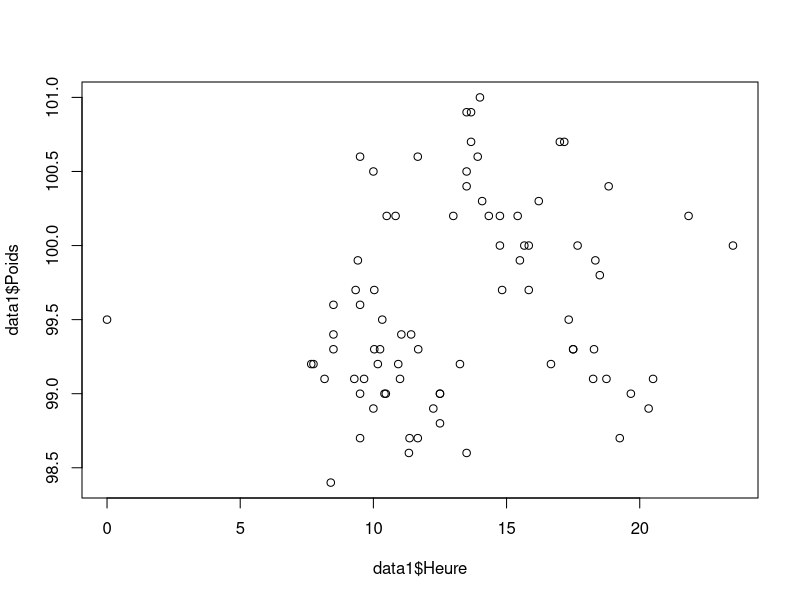
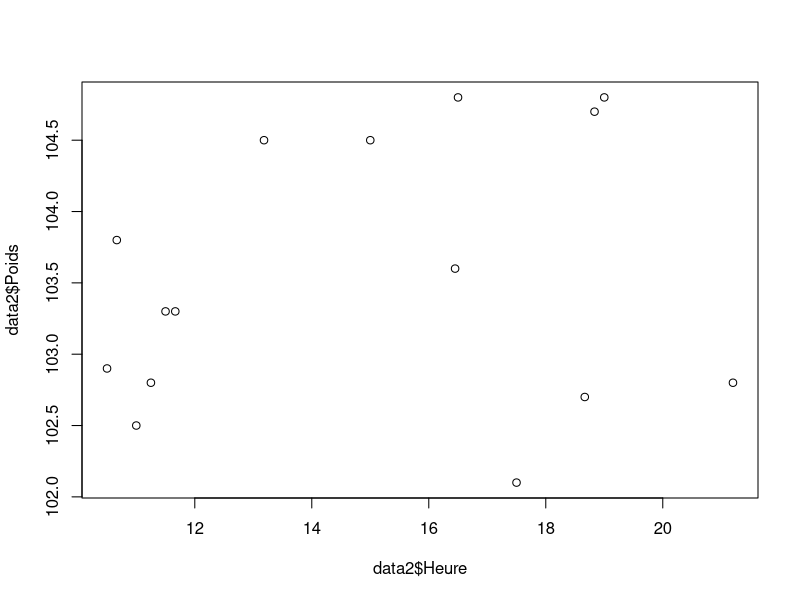
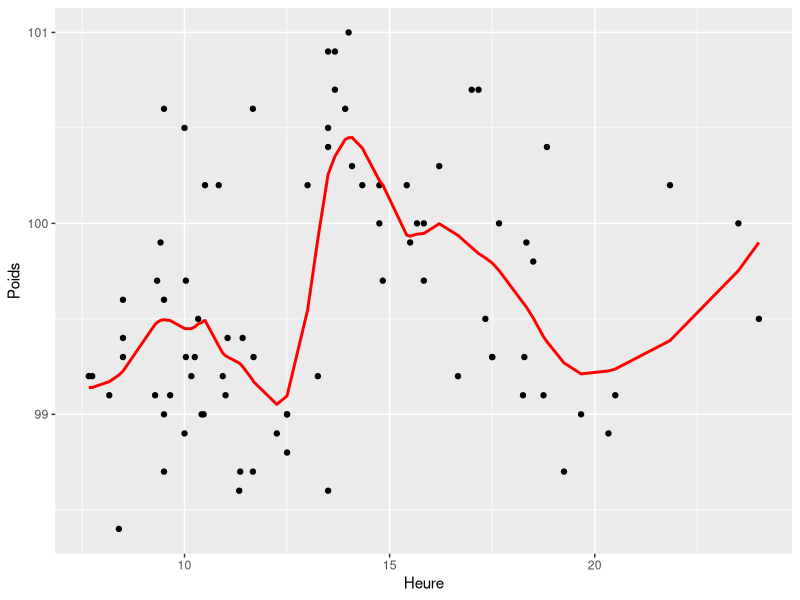
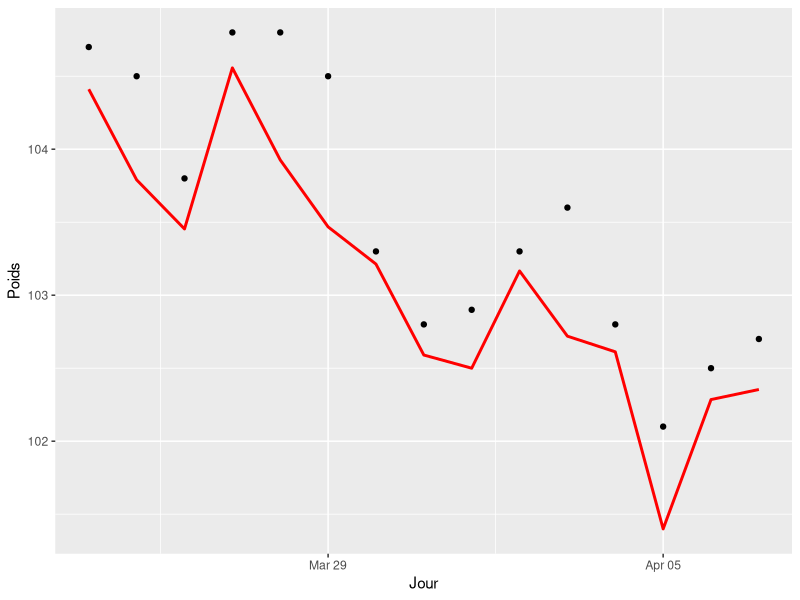
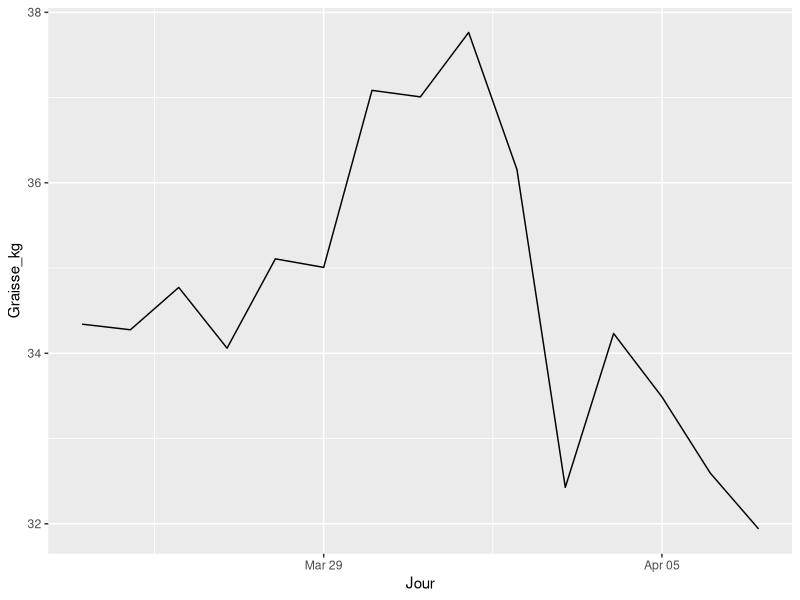

The R source for these figures, in order:
## ---- chunk 1
library(readxl)
data1 <- read_excel("poids.xlsx", sheet = "Poids_phase_1")
## ---- chunk 2
library(readxl)
data2 <- read_excel("poids.xlsx", sheet = "Poids_phase_2")
## ---- chunk 3
# un head pour voir les 6 premières valeurs
head(data1)
## ---- chunk 4
# un head pour voir les 6 premières valeurs
head(data2)
## ---- chunk 5
# on le met en dataframe
data1 <- as.data.frame(data1)
## ---- chunk 6
# on le met en dataframe
data2 <- as.data.frame(data2)
## ---- chunk 7
data1$Jour <- as.Date(data1$Jour, format = "%d/%m/%y")
## ---- chunk 8
head(data1)
## ---- chunk 9
data2$Jour <- as.Date(data2$Jour)
## ---- chunk 10
head(data2)
## ---- chunk 11
## view des deux datasets
View(data1)
View(data2)
## ---- chunk 12
any(is.na(data1$Poids))
## ---- chunk 13
length(which(is.na(data1$Poids)== TRUE))
## ---- chunk 14
data1 <- data1[-which(is.na(data1$Poids)== TRUE),]
## ---- chunk 15
any(is.na(data1$Poids)) # Vérifie si des valeurs manquantes existent dans Poids
## ---- chunk 16
is.numeric(data1$Poids)
## ---- chunk 17
any(is.na(data2$Poids))
## ---- chunk 18
is.numeric(data1$Heure) # ce ne sont pas des données numériques
any(is.na(data1$Heure)) # il y a des na
## ---- chunk 19
library(hms)
data1$Heure <- as_hms(strptime(gsub("h", ":", data1$Heure), format = "%H:%M"))

## ---- chunk 20
# convertissons les heures en format décimal
data1$Heure <- ifelse(is.na(data1$Heure), NA, as.numeric(format(strptime(data1$Heure, "%H:%M"), "%H")) +
                           as.numeric(format(strptime(data1$Heure, "%H:%M"), "%M")) / 60)

## ---- chunk 21
# imputons les heures manquantes
# l'idée ici est de trouver le mean des heures les plus proches : c'est la métode d'interpolation
# Installer le package "zoo" si nécessaire
library(zoo)

# Fonction pour interpoler les NA par la moyenne des voisins
data1$Heure <- zoo::na.approx(data1$Heure, na.rm = FALSE)

## ---- chunk 22
is.numeric(data2$Heure) # ce ne sont pas des données numériques
any(is.na(data2$Heure)) # il n'y a pas des na
## ---- chunk 23
library(hms)
data2$Heure <- as_hms(strptime(gsub("h", ":", data2$Heure), format = "%H:%M"))

## ---- chunk 24
# convertissons les heures en format décimal
data2$Heure <- ifelse(is.na(data2$Heure), NA, as.numeric(format(strptime(data2$Heure, "%H:%M"), "%H")) +
                           as.numeric(format(strptime(data2$Heure, "%H:%M"), "%M")) / 60)

## ---- chunk 25
plot(x=data1$Heure, y=data1$Poids)
## ---- chunk 26
p <- which(data1$Heure == 0)
## ---- chunk 27
data1$Heure[p] = 24
## ---- chunk 28
plot(x=data2$Heure, y=data2$Poids)
## ---- chunk 29
res_loess <- loess(Poids~Heure,data=data1,span = 0.3)
## ---- chunk 30
## ajoutons une colonne des valeurs ajustées dans le data1frame
data1$y <- res_loess$fitted
## ---- chunk 31
## representation graphique
library(ggplot2)
ggplot(data1,aes(x=Heure,y=Poids)) +
geom_point() +
geom_line(aes(y=y),col="red",size=1)

## ---- chunk 32
valeur_lisse_midi <- predict(res_loess, 12.00)
valeur_lisse_midi
## ---- chunk 33
# on calcule les predictions du poids a midi des jours de la 2e phase
data2$poids_lisse <- predict(res_loess, data2$Heure)
## ---- chunk 34
# on calcule lecart entre la valeur lisse a midi et ces poids a midi
data2$ecart <- valeur_lisse_midi - data2$poids_lisse
## ---- chunk 35
data2$poids_midi <- data2$Poids + data2$ecart
## ---- chunk 36
## representation graphique
library(ggplot2)
ggplot(data2,aes(x=Jour,y=Poids)) +
geom_point() +
geom_line(aes(y=poids_midi),col="red",size=1)
## ---- chunk 37
data2$Graisse_kg <- (data2$`Graisse_%` *data2$Poids)/100
## ---- chunk 38
library(ggplot2)
ggplot(data2,aes(x=Jour,y=Graisse_kg)) +
geom_line()
## ---- chunk 39
data2$Graisse_kg[1] - data2$Graisse_kg[length(data2$Jour)]
